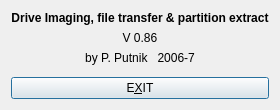
<?xml version="1.0" encoding="UTF-8"?>
<ui version="4.0">
 <class>aboutForm</class>
 <widget class="QDialog" name="aboutForm">
  <property name="windowTitle">
   <string>About Drive Image</string>
  </property>
  <layout class="QVBoxLayout" name="verticalLayout">
   <item>
    <widget class="QLabel" name="textLabel1">
     <property name="font">
      <font>
       <pointsize>9</pointsize>
       <weight>75</weight>
       <bold>true</bold>
      </font>
     </property>
     <property name="text">
      <string>Drive Imaging, file transfer &amp; partition extract</string>
     </property>
     <property name="alignment">
      <set>Qt::AlignCenter</set>
     </property>
     <property name="wordWrap">
      <bool>false</bool>
     </property>
    </widget>
   </item>
   <item>
    <widget class="QLabel" name="textLabel1_2">
     <property name="text">
      <string>V 0.86</string>
     </property>
     <property name="alignment">
      <set>Qt::AlignCenter</set>
     </property>
     <property name="wordWrap">
      <bool>false</bool>
     </property>
    </widget>
   </item>
   <item>
    <widget class="QLabel" name="textLabel2">
     <property name="text">
      <string>by P. Putnik   2006-7</string>
     </property>
     <property name="alignment">
      <set>Qt::AlignCenter</set>
     </property>
     <property name="wordWrap">
      <bool>false</bool>
     </property>
    </widget>
   </item>
   <item>
    <widget class="KURLLabel" name="kURLLabel1" native="true">
     <property name="font">
      <font>
       <pointsize>12</pointsize>
       <underline>true</underline>
      </font>
     </property>
     <property name="text" stdset="0">
      <string>http://www.ppest.org</string>
     </property>
     <property name="url" stdset="0">
      <string>http://www.ppest.org</string>
     </property>
    </widget>
   </item>
   <item>
    <widget class="QPushButton" name="aboexButton">
     <property name="text">
      <string>E&amp;XIT</string>
     </property>
     <property name="shortcut">
      <string>Alt+X</string>
     </property>
    </widget>
   </item>
  </layout>
 </widget>
 <layoutdefault spacing="6" margin="11"/>
 <pixmapfunction>qPixmapFromMimeSource</pixmapfunction>
 <customwidgets>
  <customwidget>
   <class>KURLLabel</class>
   <extends>QWidget</extends>
   <header>kurllabel.h</header>
  </customwidget>
 </customwidgets>
 <includes>
  <include location="local">kurllabel.h</include>
 </includes>
 <resources/>
 <connections>
  <connection>
   <sender>aboexButton</sender>
   <signal>clicked()</signal>
   <receiver>aboutForm</receiver>
   <slot>close()</slot>
   <hints>
    <hint type="sourcelabel">
     <x>20</x>
     <y>20</y>
    </hint>
    <hint type="destinationlabel">
     <x>20</x>
     <y>20</y>
    </hint>
   </hints>
  </connection>
  <connection>
   <sender>kURLLabel1</sender>
   <signal>leftClickedURL(QString)</signal>
   <receiver>aboutForm</receiver>
   <slot>kURLLabel1_leftClickedURL(QString)</slot>
   <hints>
    <hint type="sourcelabel">
     <x>20</x>
     <y>20</y>
    </hint>
    <hint type="destinationlabel">
     <x>20</x>
     <y>20</y>
    </hint>
   </hints>
  </connection>
 </connections>
</ui>
